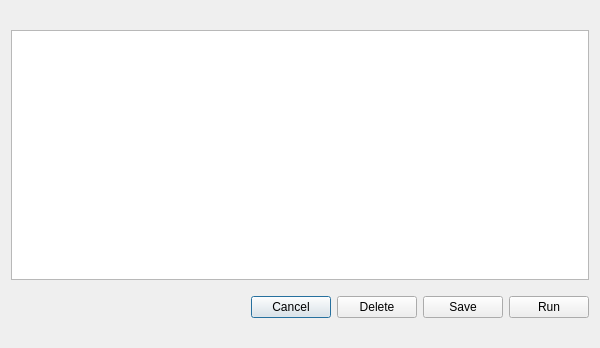
<?xml version="1.0" encoding="UTF-8"?>
<ui version="4.0">
 <class>TempHistory</class>
 <widget class="QDialog" name="TempHistory">
  <property name="geometry">
   <rect>
    <x>0</x>
    <y>0</y>
    <width>600</width>
    <height>348</height>
   </rect>
  </property>
  <property name="windowTitle">
   <string>History</string>
  </property>
  <layout class="QVBoxLayout" name="verticalLayout_2">
   <item>
    <spacer name="verticalSpacer">
     <property name="orientation">
      <enum>Qt::Vertical</enum>
     </property>
     <property name="sizeHint" stdset="0">
      <size>
       <width>20</width>
       <height>40</height>
      </size>
     </property>
    </spacer>
   </item>
   <item>
    <layout class="QHBoxLayout" name="horizontalLayout_2">
     <property name="topMargin">
      <number>10</number>
     </property>
     <property name="bottomMargin">
      <number>10</number>
     </property>
     <item>
      <layout class="QVBoxLayout" name="verticalLayout">
       <item>
        <layout class="QHBoxLayout" name="horizontalLayout_3">
         <property name="bottomMargin">
          <number>10</number>
         </property>
         <item>
          <widget class="QTableView" name="tableView">
           <property name="sizePolicy">
            <sizepolicy hsizetype="Expanding" vsizetype="Expanding">
             <horstretch>0</horstretch>
             <verstretch>0</verstretch>
            </sizepolicy>
           </property>
           <property name="minimumSize">
            <size>
             <width>300</width>
             <height>250</height>
            </size>
           </property>
          </widget>
         </item>
        </layout>
       </item>
       <item>
        <layout class="QHBoxLayout" name="horizontalLayout">
         <property name="bottomMargin">
          <number>0</number>
         </property>
         <item>
          <spacer name="horizontalSpacer">
           <property name="orientation">
            <enum>Qt::Horizontal</enum>
           </property>
           <property name="sizeHint" stdset="0">
            <size>
             <width>40</width>
             <height>20</height>
            </size>
           </property>
          </spacer>
         </item>
         <item>
          <widget class="QPushButton" name="pushButtonCancel">
           <property name="text">
            <string>Cancel</string>
           </property>
          </widget>
         </item>
         <item>
          <widget class="QPushButton" name="pushButtonDelete">
           <property name="text">
            <string>Delete</string>
           </property>
          </widget>
         </item>
         <item>
          <widget class="QPushButton" name="pushButtonSave">
           <property name="text">
            <string>Save</string>
           </property>
          </widget>
         </item>
         <item>
          <widget class="QPushButton" name="pushButtonRun">
           <property name="text">
            <string>Run</string>
           </property>
          </widget>
         </item>
        </layout>
       </item>
      </layout>
     </item>
    </layout>
   </item>
   <item>
    <spacer name="verticalSpacer_2">
     <property name="orientation">
      <enum>Qt::Vertical</enum>
     </property>
     <property name="sizeHint" stdset="0">
      <size>
       <width>20</width>
       <height>40</height>
      </size>
     </property>
    </spacer>
   </item>
  </layout>
 </widget>
 <resources/>
 <connections/>
</ui>
